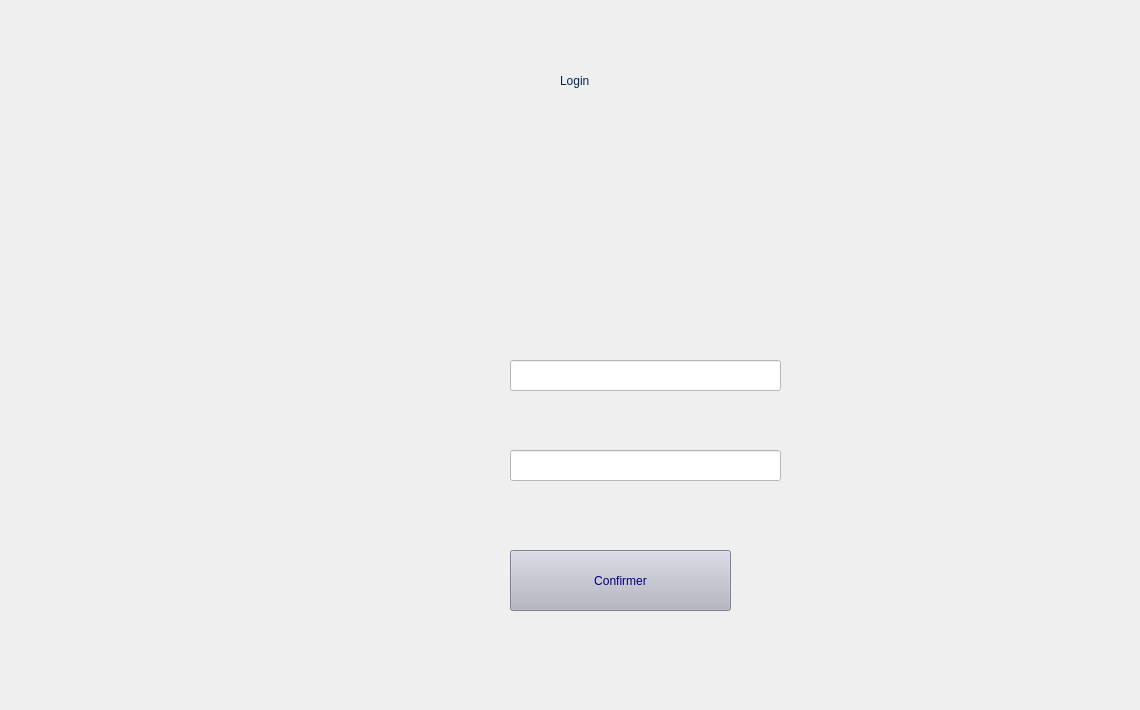
    <widget class="QWidget" name="page_mp">
     <widget class="QPushButton" name="pushButton_3">
      <property name="geometry">
       <rect>
        <x>510</x>
        <y>550</y>
        <width>221</width>
        <height>61</height>
       </rect>
      </property>
      <property name="styleSheet">
       <string notr="true">#pushButton_3{
	font: 18pt &quot;Bahnschrift&quot;;

	background-color: rgb(179, 179, 193);
	
	
	
	color: rgb(0, 0, 127);
	
;}


#pushButton_3:hover{
;

	color: rgb(255, 255, 255);
	background-color: rgb(4, 44, 89);
	}</string>
      </property>
      <property name="text">
       <string>Confirmer</string>
      </property>
     </widget>
     <widget class="QLabel" name="label_20">
      <property name="geometry">
       <rect>
        <x>20</x>
        <y>10</y>
        <width>1111</width>
        <height>691</height>
       </rect>
      </property>
      <property name="styleSheet">
       <string notr="true">
background-image: url(:/interface/Untitled-zrf.png);
</string>
      </property>
      <property name="text">
       <string/>
      </property>
     </widget>
     <widget class="QLabel" name="label_21">
      <property name="geometry">
       <rect>
        <x>560</x>
        <y>50</y>
        <width>121</width>
        <height>61</height>
       </rect>
      </property>
      <property name="styleSheet">
       <string notr="true">color: rgb(4, 40, 80);
font: 36pt &quot;Bahnschrift&quot;;

</string>
      </property>
      <property name="text">
       <string>Login</string>
      </property>
     </widget>
     <widget class="QLineEdit" name="lineEdit_identifiant">
      <property name="geometry">
       <rect>
        <x>510</x>
        <y>360</y>
        <width>271</width>
        <height>31</height>
       </rect>
      </property>
      <property name="styleSheet">
       <string notr="true">#lineEdit_identifiant{

background-color: rgb(255, 255, 255);
	
	color: rgb(4, 44, 89);
	
;}


#lineEdit_identifiant:hover{
;

	color: rgb(255, 255, 255);
	background-color: rgb(4, 44, 89);
	}</string>
      </property>
     </widget>
     <widget class="QLineEdit" name="lineEdit_mp">
      <property name="geometry">
       <rect>
        <x>510</x>
        <y>450</y>
        <width>271</width>
        <height>31</height>
       </rect>
      </property>
      <property name="styleSheet">
       <string notr="true">#lineEdit_mp{

background-color: rgb(255, 255, 255);
	
	color: rgb(4, 44, 89);
	
;}


#lineEdit_mp:hover{
;

	color: rgb(255, 255, 255);
	background-color: rgb(4, 44, 89);
	}</string>
      </property>
      <property name="echoMode">
       <enum>QLineEdit::Password</enum>
      </property>
     </widget>
     <widget class="QLabel" name="label_22">
      <property name="geometry">
       <rect>
        <x>300</x>
        <y>160</y>
        <width>101</width>
        <height>31</height>
       </rect>
      </property>
      <property name="styleSheet">
       <string notr="true">color: rgb(41, 44, 51);
font: 14pt &quot;Arial&quot;;</string>
      </property>
      <property name="text">
       <string/>
      </property>
     </widget>
     <widget class="QLabel" name="label_23">
      <property name="geometry">
       <rect>
        <x>300</x>
        <y>250</y>
        <width>151</width>
        <height>20</height>
       </rect>
      </property>
      <property name="styleSheet">
       <string notr="true">color: rgb(41, 44, 51);
font: 14pt &quot;Arial&quot;;</string>
      </property>
      <property name="text">
       <string/>
      </property>
     </widget>
     <zorder>label_20</zorder>
     <zorder>label_21</zorder>
     <zorder>lineEdit_identifiant</zorder>
     <zorder>lineEdit_mp</zorder>
     <zorder>label_22</zorder>
     <zorder>label_23</zorder>
     <zorder>pushButton_3</zorder>
    </widget>
